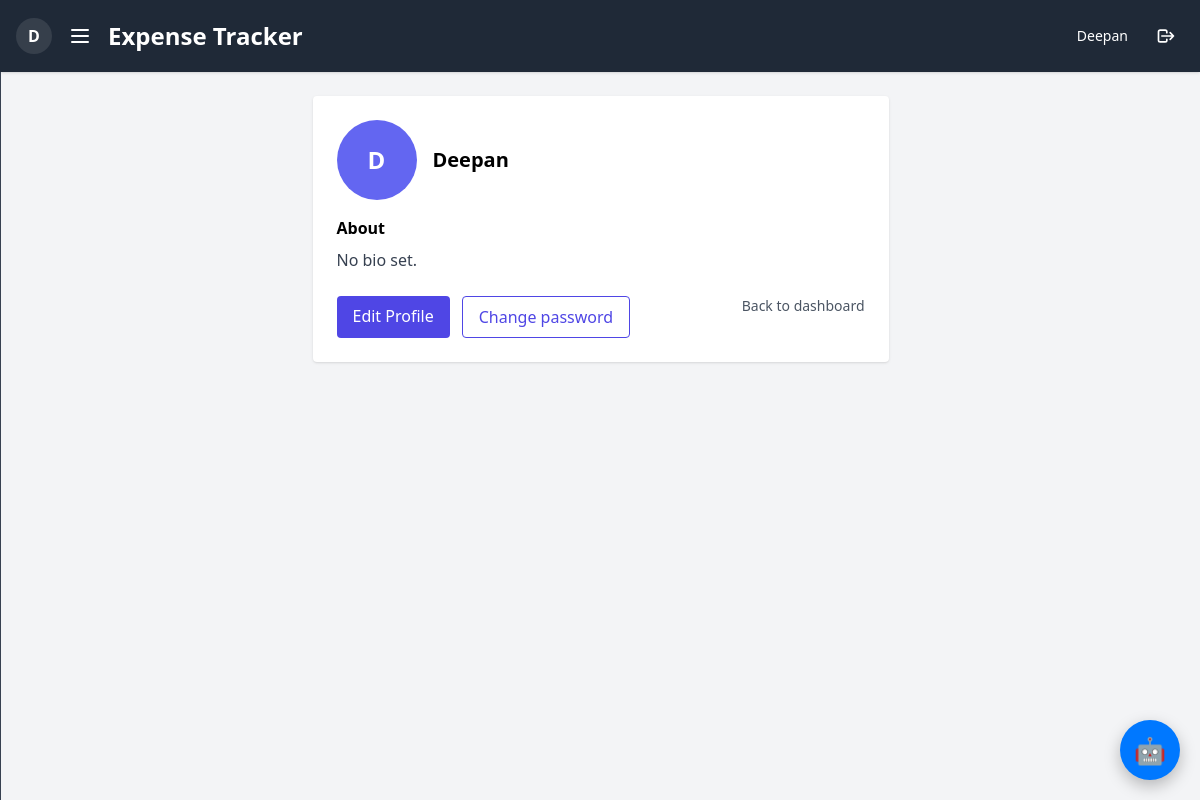
The page /profile/ (signed in) on the database as committed earlier.
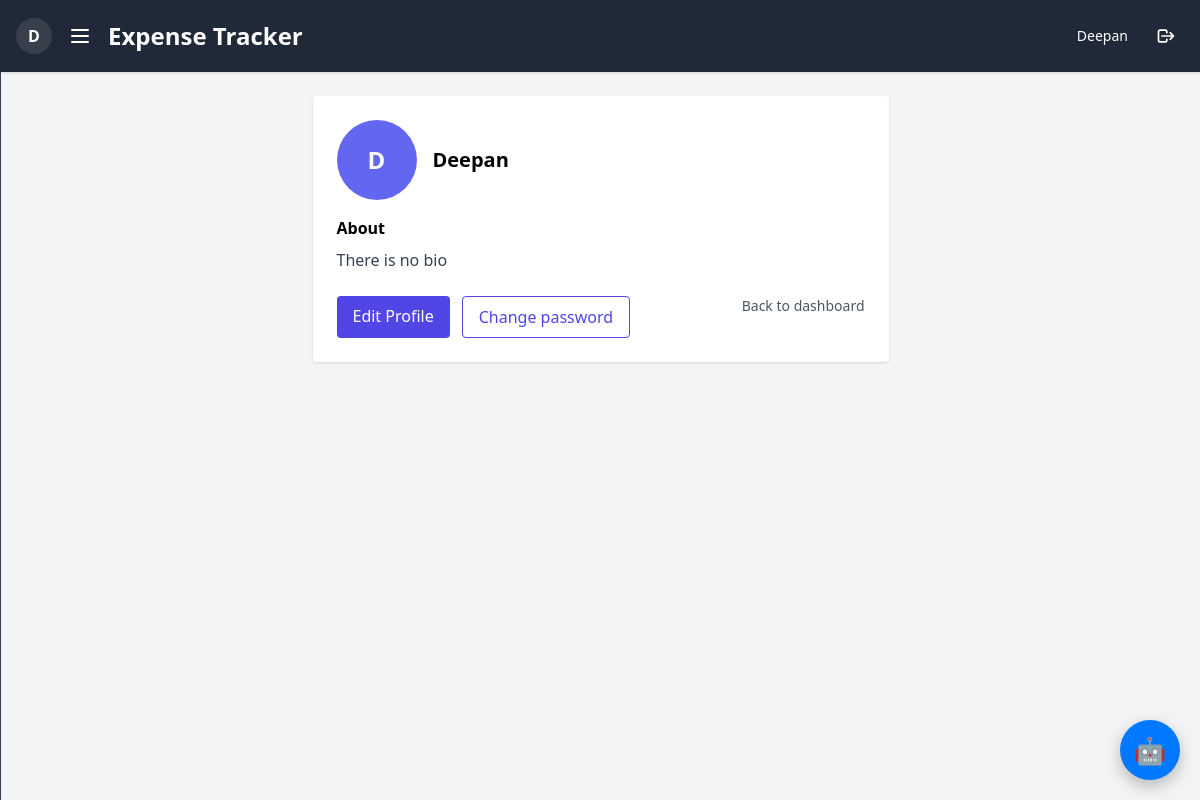
The same page on the database as committed later.
### expenses/models.py (models this page shows)
class Profile(models.Model):
    user = models.OneToOneField(User, on_delete=models.CASCADE)
    bio = models.TextField(blank=True, null=True)
    profile_pic = models.ImageField(upload_to='profile_pics/', blank=True, null=True)

### expenses/views.py (the view)
# urls.py: path('profile/', views.profile_view, name='profile'),
@login_required
def profile_view(request):
    profile = getattr(request.user, 'profile', None)
    return render(request, 'expenses/profile.html', {'profile': profile})

### expenses/templates/expenses/profile.html
{% extends 'expenses/base.html' %}
{% block content %}
<div class="max-w-xl mx-auto bg-white p-6 rounded shadow">
  <div class="flex items-center gap-4">
    {% if profile and profile.profile_pic %}
      <img src="{{ profile.profile_pic.url }}" alt="Avatar" class="w-20 h-20 rounded-full object-cover">
    {% else %}
      <div class="w-20 h-20 rounded-full bg-indigo-500 text-white flex items-center justify-center text-2xl font-bold">{{ request.user.username|slice:":1"|upper }}</div>
    {% endif %}
    <div>
      <h2 class="text-xl font-semibold">{{ request.user.get_full_name|default:request.user.username }}</h2>
    </div>
  </div>
  <div class="mt-4">
    <h3 class="font-semibold">About</h3>
    <p class="text-gray-700 mt-2">{{ profile.bio|default:"No bio set." }}</p>
  </div>
  <div class="mt-6 flex gap-3">
    <a href="{% url 'profile_edit' %}" class="bg-indigo-600 text-white px-4 py-2 rounded hover:bg-indigo-700">Edit Profile</a>
    <a href="/password_change/" class="border border-indigo-600 text-indigo-600 px-4 py-2 rounded hover:bg-indigo-50">Change password</a>
    <a href="{% url 'expense_list' %}" class="ml-auto text-sm text-gray-600 hover:underline">Back to dashboard</a>
  </div>
</div>
{% endblock %}

Rows that differ between the two databases and show on the page:
changed Profile: bio "No bio set." → "There is no bio"
